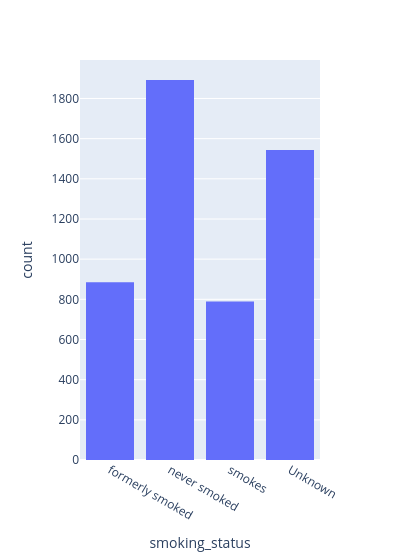

The cell this chart's notebook holds for it:
### Code cell
fig = px.histogram(df,x = 'smoking_status' , width = 400)
fig.show()

### Figure 1 — Plotly figure (JSON) as saved in the notebook; plotly's stock layout.template omitted (floating-point values rounded to 4 significant figures; data arrays with more than 128 entries replaced by an {"elided": "..."} marker saying what was removed)
{"data": [{"bingroup": "x", "hovertemplate": "smoking_status=%{x}<br>count=%{y}<extra></extra>", "legendgroup": "", "marker": {"color": "#636efa", "pattern": {"shape": ""}}, "name": "", "orientation": "v", "showlegend": false, "type": "histogram", "x": {"elided": "5110 str values"}, "xaxis": "x", "yaxis": "y"}], "layout": {"barmode": "relative", "legend": {"tracegroupgap": 0}, "margin": {"t": 60}, "width": 400, "xaxis": {"anchor": "y", "domain": [0, 1], "title": {"text": "smoking_status"}}, "yaxis": {"anchor": "x", "domain": [0, 1], "title": {"text": "count"}}}}
